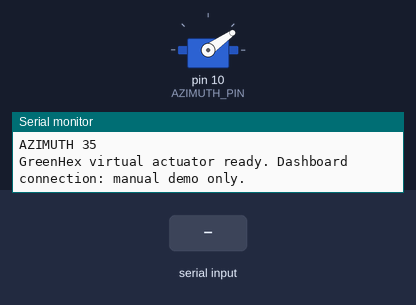
The sketch below on a simulated Arduino Uno, built with avr-gcc and run on an emulated ATmega328P. On the bench: servo, the last lines printed to the serial monitor. The test bench sets the inputs (shaded band).

Above: at 1.2 s.
1.3 s: "DEMO\n" received over Serial
At 2.2 s:
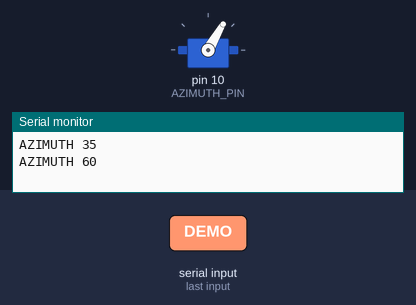
At 2.7 s:
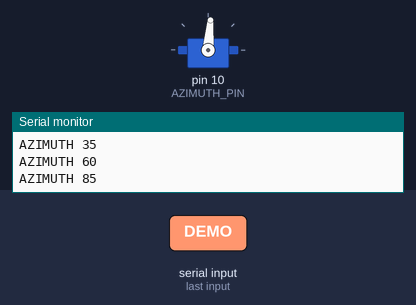
4.3 s: "SET AZIMUTH \n" received over Serial
At 4.7 s:
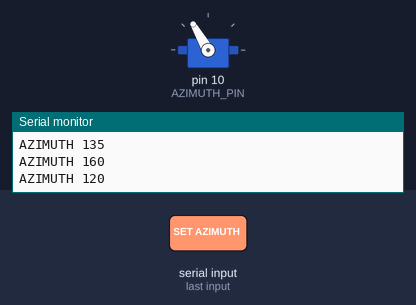
Timing chart, 0 to 7.3 s (numbered marks = the images above; inputs shaded):
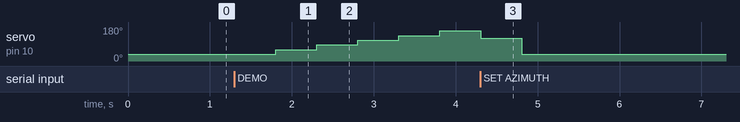

Measured:
- after the input at 1.3 s, servo on pin 10 (AZIMUTH_PIN): moves from 35° to 160° over 2.0 s, starting after 0.51 s

The sketch:

antenna_controller.ino
```cpp
/*
  GreenHex Team — NESARI 2026 virtual actuator demo
  Tinkercad components: Arduino Uno R3 + one Micro Servo only.
  Servo signal -> D10; VCC -> 5V; GND -> GND.

  This sketch is an independent virtual circuit. It does not receive
  commands directly from the dashboard or control a live antenna.
*/
#include <Servo.h>

const byte AZIMUTH_PIN = 10;
const int MIN_AZIMUTH = 0;
const int MAX_AZIMUTH = 180;
const int START_AZIMUTH = 35;
Servo azimuthServo;
int currentAzimuth = START_AZIMUTH;
String inputLine;

void moveTo(int angle) {
  currentAzimuth = constrain(angle, MIN_AZIMUTH, MAX_AZIMUTH);
  azimuthServo.write(currentAzimuth);
  Serial.print("AZIMUTH ");
  Serial.println(currentAzimuth);
}

void runDemo() {
  const int angles[] = {35, 60, 85, 110, 135, 160, 120, 35};
  for (unsigned int i = 0; i < sizeof(angles) / sizeof(angles[0]); i++) {
    moveTo(angles[i]);
    delay(500);
  }
}

void handleCommand(String command) {
  command.trim();
  command.toUpperCase();
  if (command == "STATUS") {
    Serial.print("AZIMUTH "); Serial.println(currentAzimuth);
  } else if (command == "RESET") {
    moveTo(START_AZIMUTH);
  } else if (command == "DEMO") {
    runDemo();
  } else if (command.startsWith("SET AZIMUTH ")) {
    int angle = command.substring(12).toInt();
    moveTo(angle);
  } else if (command.length() > 0) {
    Serial.println("Use STATUS, SET AZIMUTH <0-180>, RESET, or DEMO");
  }
}

void setup() {
  Serial.begin(9600);
  azimuthServo.attach(AZIMUTH_PIN);
  moveTo(START_AZIMUTH);
  Serial.println("GreenHex virtual actuator ready. Dashboard connection: manual demo only.");
}

void loop() {
  while (Serial.available() > 0) {
    char incoming = (char) Serial.read();
    if (incoming == '\n' || incoming == '\r') {
      if (inputLine.length() > 0) { handleCommand(inputLine); inputLine = ""; }
    } else if (inputLine.length() < 48) {
      inputLine += incoming;
    }
  }
}
```
